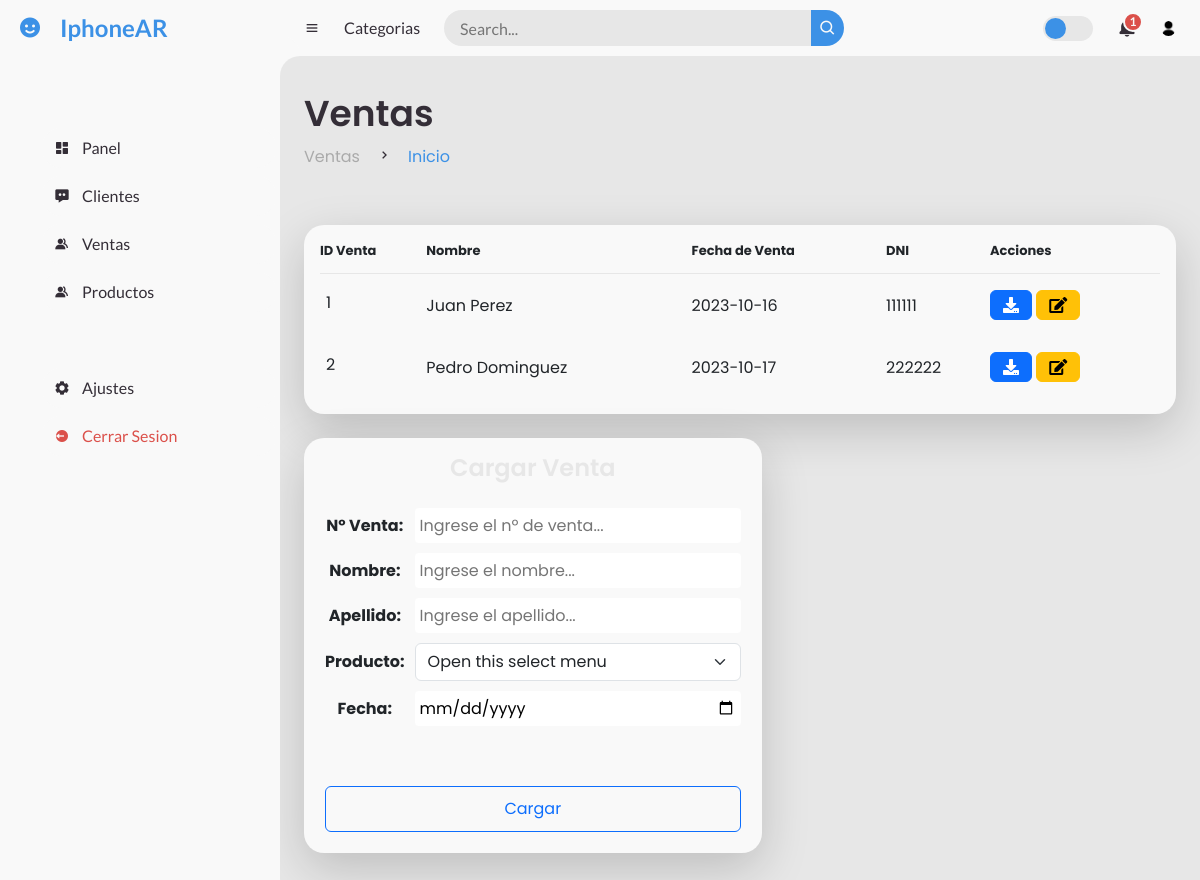
Page /ventas.php on the committed database.
### tables this page shows
CREATE TABLE Ventas (
    Id INT PRIMARY KEY,
    Monto DECIMAL(10, 2),
    FormaDePago VARCHAR(50),
    Fecha DATE,
    DNI varchar(100),
    FOREIGN KEY (DNI) REFERENCES Usuario(DNI)
);

CREATE TABLE Usuario (
    DNI VARCHAR(10) PRIMARY KEY,
    Nombre VARCHAR(100),
    email VARCHAR(100),
    Telefono VARCHAR(15),
    password VARCHAR(100));

### ventas.php (the view, shortened to what this page needs)
<?php
include 'connect.php';
include 'files/nav.php';
include 'files/sidebar.php';
$sql = "SELECT * FROM ventas INNER JOIN usuario ON ventas.DNI = usuario.DNI GROUP BY ventas.Id";
$result = $conn->query($sql);
?>
<!DOCTYPE html>
<html lang="en">
<head>
	<link rel="stylesheet" href="https://use.fontawesome.com/releases/v5.8.1/css/all.css">
    <link href="https://cdn.jsdelivr.net/npm/bootstrap@5.3.0-alpha2/dist/css/bootstrap.min.css" rel="stylesheet">
	<link href='https://unpkg.com/boxicons@2.0.9/css/boxicons.min.css' rel='stylesheet'>
	<link rel="stylesheet" href="style.css">
</head>
<body>
		<main>
			<div class="head-title">
			<div class="left">
					<h1>Ventas</h1>
					<ul class="breadcrumb">
						<li>
							<a href="#">Ventas</a>
						</li>
						<li><i class='bx bx-chevron-right'></i></li>
						<li>
							<a class="active" href="index.php">Inicio</a>
						</li>
					</ul>
				</div>
				<div class="table-data" >
				<div class="order shadow-lg p-3">
				<table>
					<thead>
						<tr>
						<th scope="col">ID Venta</th>
						<th scope="col">Nombre</th>
						<th scope="col">Fecha de Venta</th>
						<th scope="col">DNI</th>
						<th scope="col">Acciones</th>
						</tr>
					</thead>
					<tbody>
					<?php
                        while ($fila = $result->fetch_assoc()) :
                            ?>
                            <tr>
                                <td><?php echo $fila['Id']; ?></td>
                                <td><?php echo $fila['Nombre']; ?></td>
                                <td><?php echo $fila["Fecha"]; ?></td>
                                <td><?php echo $fila["DNI"]; ?></td>
                                <td>
									<a href="../includes/download.php?id=<?php echo $fila['Id']; ?>" class="btn btn-primary">
                                        <i class="fas fa-download"></i></a>
                                    <button type="button" class="btn btn-warning" data-toggle="modal" data-target="#editar<?php echo $fila['Id']; ?>">
                                        <i class="fa fa-edit "></i>
                                    </button>
                                </td>
                                <?php include "files/editar.php"; ?>
                            </tr>
                        <?php endwhile;
                    ?>
			<div class="table-carga shadow-lg p-3">
				<div class="todo">
					<div class="head">
						<h3>Cargar Venta</h3>
					</div>
					<table>
						<tr>
							<td>
								<label for="nombre">Nº Venta:</label>
							</td>
							<td>
								<input style="border: 0px" type="text" id="ventasid" placeholder="Ingrese el nº de venta...">
							</td>
						</tr>
						<tr>
							<td>
								<label style="border: 0px" for="nombre" require>Nombre:</label>
							</td>
							<td>
								<input style="border: 0px" type="text" id="nombre" placeholder="Ingrese el nombre...">
							</td>
						</tr>
						<tr>
							<td>
								<label for="apellido" require>Apellido:</label>
							</td>
							<td>
								<input style="border: 0px" type="text" id="apellido" placeholder="Ingrese el apellido...">
							</td>
						</tr>
						<tr>
							<td>
								<label for="Producto" require>Producto:</label>
							</td>
							<td>
							<select class="form-select" aria-label="Default select example">
								<option selected>Open this select menu</option>
							</select>
							</td>
						</tr>
						<tr>
							<td>
								<label for="fecha" require>Fecha:</label>
							</td>
							<td>
								<input style="border: 0px" type="date" id="fecha">
							</td>
						</tr>
						<tr>
							<td colspan="2">
								<br><br>
								<button type="submit" class="btn btn-outline-primary">Cargar</button>
							</td>
						</tr>
					</table>
				</div>
			</div>
	</section>
</body>
</html>

### style.css (style rules this page uses)
* { margin: 0; padding: 0; box-sizing: border-box; }
a { text-decoration: none; }
li { list-style: none; }
:root { --poppins: 'Poppins', sans-serif; --lato: 'Lato', sans-serif; --light: #F9F9F9; --blue: #3C91E6; --light-blue: #CFE8FF; --grey: #e7e7e7; --dark-grey: #AAAAAA; --dark: #342E37; --red: #DB504A; --yellow: #FFCE26; --light-yellow: #FFF2C6; --orange: #FD7238; --light-orange: #FFE0D3; }
html { overflow-x: hidden; }
body { background: var(--grey); overflow-x: hidden; }
#content main { width: 100%; padding: 36px 24px; font-family: var(--poppins); max-height: calc(100vh - 56px); overflow-y: auto; }
#content main .head-title { display: flex; align-items: center; justify-content: space-between; grid-gap: 16px; flex-wrap: wrap; }
#content main .head-title .left h1 { font-size: 36px; font-weight: 600; margin-bottom: 10px; color: var(--dark); }
#content main .head-title .left .breadcrumb { display: flex; align-items: center; grid-gap: 16px; }
#content main .head-title .left .breadcrumb li { color: var(--dark); }
#content main .head-title .left .breadcrumb li a { color: var(--dark-grey); pointer-events: none; }
#content main .head-title .left .breadcrumb li a.active { color: var(--blue); pointer-events: unset; }
#content main .table-data { display: flex; flex-wrap: wrap; grid-gap: 24px; margin-top: 24px; width: 100%; color: var(--grey); }
#content main .table-data > div { border-radius: 20px; background: var(--light); padding: 24px; overflow-x: auto; }
#content main .table-data .head { display: flex; align-items: center; grid-gap: 16px; margin-bottom: 24px; }
#content main .table-data .head h3 { margin-right: auto; font-size: 24px; font-weight: 600; }
#content main .table-data .order { flex-grow: 1; flex-basis: 500px; }
#content main .table-data .order table { width: 100%; border-collapse: collapse; }
#content main .table-data .order table th { padding-bottom: 12px; font-size: 13px; text-align: left; border-bottom: 1px solid var(--grey); }
#content main .table-data .order table td { padding: 16px 0; }
#content main .table-data .order table tr td:first-child { display: flex; align-items: center; grid-gap: 12px; padding-left: 6px; }
#content main .table-data .todo .head { text-align: center; margin-bottom: 20px; }
#content main .table-data .todo .head h3 { font-size: 24px; color: var(--grey); font-weight: 600; width: 100%; text-align: center; margin-bottom: 270px; }
#content main .table-carga .todo table { width: 100%; text-align: center; margin-top: -270px; }
#content main .table-carga .todo table td { padding: 5px; }
#content main .table-carga .todo table td label { font-weight: bold; }
#content main .table-carga .todo table input { width: 100%; padding: 5px; border: 1px solid var(--dark); border-radius: 4px; outline: 3px; }
#content main .table-carga .todo table button { width: 100%; padding: 10px; cursor: pointer; }

### ventas.php (style rules this page uses)
body, p, a, h1, h2, h3, h4, h5, h6 { text-decoration: none; }

### rows in the picture
ventas: Id "1", DNI.Nombre "Juan Perez", Fecha "2023-10-16", DNI.DNI "111111"
ventas: Id "2", DNI.Nombre "Pedro Dominguez", Fecha "2023-10-17", DNI.DNI "222222"
